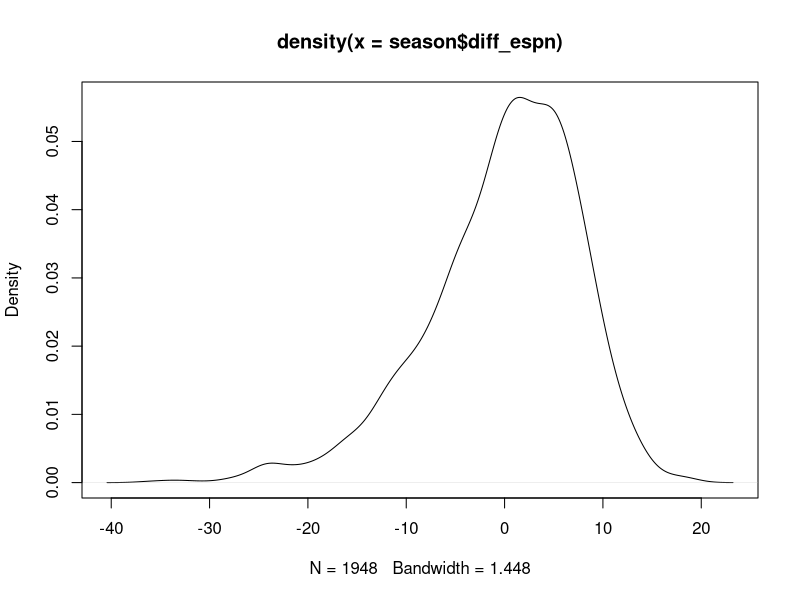
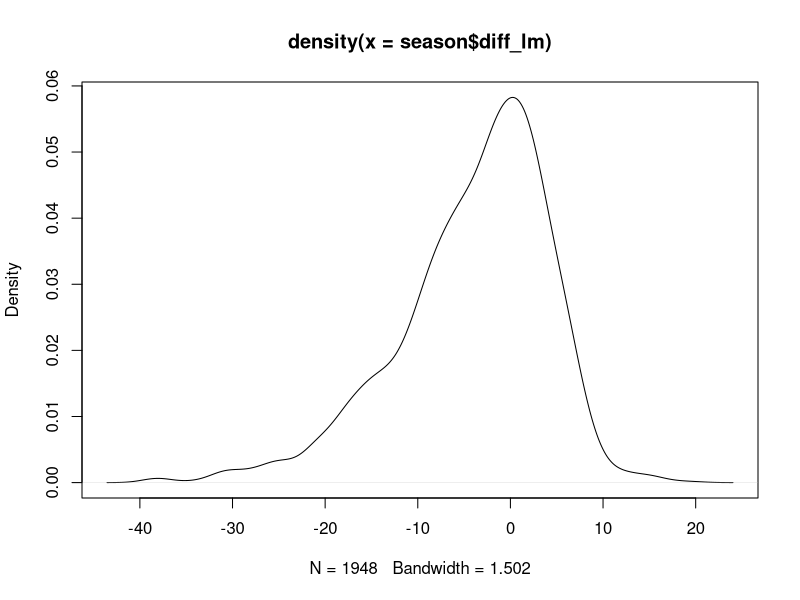
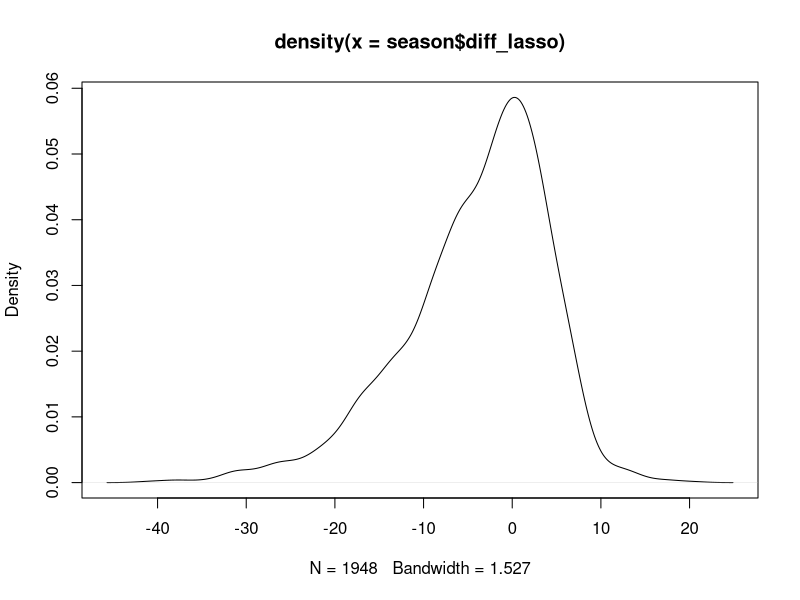
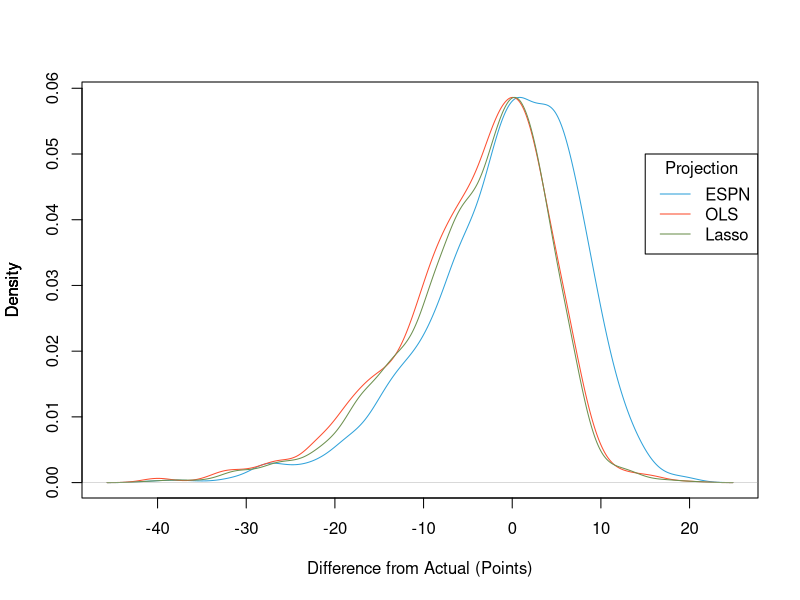

Write R code to recreate these figures, in order. (Note: this script raises an error after producing the figures.)
## -- 2019 ESPN projections

## -- Load packages
library(tidyverse)
library(vroom)

setwd("C:/Users/darre/Documents/_cornell 20-21/orie 4741/dream-team/projections_2019")

## -- Load data
data <- vroom("2019projections.csv")

data <- data %>% 
        select(-c(...1, Team)) %>% 
        rename(Pos_FF = Pos)

# proj <- vroom("points_proj.csv")
proj <- vroom("points_proj_impute.csv")

proj <- proj %>% 
        rename(Week = week) %>% 
        filter(season == 2019) %>% 
        select(-season)

# proj$std_lm[proj$std_lm < 0] <- 0 # 0 for nonnegative values
# proj$std_lm <- round(proj$std_lm) # round
# proj$std_lasso[proj$std_lasso < 0] <- 0
# proj$std_lasso <- round(proj$std_lasso)

season <- data %>%
            inner_join(proj, by = c("Player", "Week")) %>% 
            arrange(Week, desc = T)

# take differences
season <- season %>% 
        mutate(diff_espn = Proj - Actual,
                diff_lm = std_lm - Actual,
                diff_lasso = std_lasso - Actual)

# -- draw histograms for errors
hi_espn <- hist(season$diff_espn, 
        breaks = 40,
        xlab  = "Difference from Actual (Points)",
        main  = "Histogram of 2019 NFL Season Fantasy Projections",
        plot = F)
hi_orie_ols <- hist(season$diff_lm, 
        breaks = 40,
        xlab  = "Difference from Actual (Points)",
        main = "Histogram of 2019 NFL Season Fantasy Projections",
        plot = F)
hi_orie_lasso <- hist(season$diff_lasso, 
        breaks = 40,
        xlab  = "Difference from Actual (Points)",
        main = "Histogram of 2019 NFL Season Fantasy Projections",
        plot = F)

den_espn <- plot(density(season$diff_espn))
den_orie_ols <- plot(density(season$diff_lm))
den_orie_lasso <- plot(density(season$diff_lasso))

c1 <- adjustcolor("#30a2da", alpha.f = 0.5)
c2 <- adjustcolor("#fc4f30", alpha.f = 0.5)
c3 <- adjustcolor("#6d904f", alpha.f = 0.5)

c4 <- adjustcolor("#30a2da")
c5 <- adjustcolor("#fc4f30")
c6 <- adjustcolor("#6d904f")

# png(height = 500, width = 500, file = "hist_2019_ols.png", type = "cairo")

# plot(hi_espn, col = c1,
#     xlab  = "Difference from Actual (Points)",
#     main = "Histogram of 2019 NFL Season Fantasy Projection Accuracy")
# plot(hi_orie_ols, add = T, col = c2)
# # plot(hi_orie_lasso, add = T, col = c3)
# legend(15, 100, legend = c("ESPN", "Dream Team OLS"),
# #, "Dream Team Lasso"),
#         col = c("#30a2da", "#fc4f30"), 
# #"#6d904f"),
#         title = "Projection",
#         lty = 1)

# dev.off()

# png(height = 500, width = 500, file = "hist_2019_lasso.png", type = "cairo")

# plot(hi_espn, col = c1,
#     xlab  = "Difference from Actual (Points)",
#     main = "Histogram of 2019 NFL Season Fantasy Projection Accuracy")
# plot(hi_orie_lasso, add = T, col = c3)
# # plot(hi_orie_lasso, add = T, col = c3)
# legend(15, 100, legend = c("ESPN", "Dream Team Lasso"),
# #, "Dream Team Lasso"),
#         col = c("#30a2da", "#6d904f"), 
# #"#6d904f"),
#         title = "Projection",
#         lty = 1)

# dev.off()

## put density together on one
# png(height = 500, width = 500, file = "hist_2019_density.png",
#        type = "cairo")
plot(density(season$diff_espn), col = c4, main = "", axes = F, sub = "", xlab = "")
par(new = T)
plot(density(season$diff_lm), col = c5, main = "", axes = F, sub = "", xlab = "")
par(new = T)
plot(density(season$diff_lasso), col = c6, main = "", xlab  = "Difference from Actual (Points)")
legend(15, 0.05, legend = c("ESPN", "OLS", "Lasso"),
#, "Dream Team Lasso"),
        col = c("#30a2da", "#fc4f30", "#6d904f"), 
#"#6d904f"),
        title = "Projection",
        lty = 1)
# dev.off()

(sum((data["Proj"] - data["Actual"])^2, na.rm = T))/nrow(!is.na(data["Proj"] - data["Actual"]))




b <- min(c(season$diff_espn,season$diff_lm, season$diff_lasso)) - 0.001 # Set the minimum for the breakpoints
e <- max(c(season$diff_espn,season$diff_lm, season$diff_lasso)) # Set the maximum for the breakpoints
ax <- pretty(b:e, n = 40) # Make a neat vector for the breakpoints
ax


hi_espn <- hist(season$diff_espn, 
        breaks = ax,
        xlab  = "Difference from Actual (Points)",
        main  = "Histogram of 2019 NFL Season Fantasy Projections",
        plot = F)
hi_orie_ols <- hist(season$diff_lm, 
        breaks = ax,
        xlab  = "Difference from Actual (Points)",
        main = "Histogram of 2019 NFL Season Fantasy Projections",
        plot = F)
hi_orie_lasso <- hist(season$diff_lasso, 
        breaks = ax,
        xlab  = "Difference from Actual (Points)",
        main = "Histogram of 2019 NFL Season Fantasy Projections",
        plot = F)


## put histograms together on one
png(height = 500, width = 500, file = "hist_2019_ols.png",
        type = "cairo")
# par(mfcol=c(1,2))
plot(hi_espn, col = c1,
    xlab  = "Difference from Actual (Points)",
    main = "")
    #main = "Histogram of 2019 NFL Season Fantasy Projection Accuracy")
plot(hi_orie_ols, add = T, col = c2)
# plot(hi_orie_lasso, add = T, col = c3)
legend(-35, 100, legend = c("ESPN", "OLS"),
#, "Dream Team Lasso"),
        col = c("#30a2da", "#fc4f30"), 
#"#6d904f"),
        title = "Projection",
        lty = 1)
dev.off()

png(height = 500, width = 500, file = "hist_2019_lasso.png",
        type = "cairo")
plot(hi_espn, col = c1,
    xlab  = "Difference from Actual (Points)",
    main = "")
    #,
    #main = "Histogram of 2019 NFL Season Fantasy Projection Accuracy")
plot(hi_orie_lasso, add = T, col = c3)
# plot(hi_orie_lasso, add = T, col = c3)
legend(-35, 100, legend = c("ESPN", "Lasso"),
#, "Dream Team Lasso"),
        col = c("#30a2da", "#6d904f"), 
#"#6d904f"),
        title = "Projection",
        lty = 1)
dev.off()

# ## put histograms together on one
# png(height = 500, width = 1000, file = "hist_2019_combined.png",
#         type = "cairo")
# par(mfcol=c(1,2))
# plot(hi_espn, col = c1,
#     xlab  = "Difference from Actual (Points)",
#     main = "")
#     #main = "Histogram of 2019 NFL Season Fantasy Projection Accuracy")
# plot(hi_orie_ols, add = T, col = c2)
# # plot(hi_orie_lasso, add = T, col = c3)
# legend(15, 100, legend = c("ESPN", "OLS"),
# #, "Dream Team Lasso"),
#         col = c("#30a2da", "#fc4f30"), 
# #"#6d904f"),
#         title = "Projection",
#         lty = 1)
# plot(hi_espn, col = c1,
#     xlab  = "Difference from Actual (Points)",
#     main = "")
#     #,
#     #main = "Histogram of 2019 NFL Season Fantasy Projection Accuracy")
# plot(hi_orie_lasso, add = T, col = c3)
# # plot(hi_orie_lasso, add = T, col = c3)
# legend(15, 100, legend = c("ESPN", "Lasso"),
# #, "Dream Team Lasso"),
#         col = c("#30a2da", "#6d904f"), 
# #"#6d904f"),
#         title = "Projection",
#         lty = 1)
# dev.off()


sum(abs(season$diff_espn), na.rm = T)
sum(abs(season$diff_lm), na.rm = T)
sum(abs(season$diff_lasso), na.rm = T)

# for imputed
# [1] 11672.51
# [1] 12878.57
# [1] 13019.43

# # for base
# [1] 11672.51
# [1] 13069.76
# [1] 13228.3

season_stats <- season %>% 
    group_by(Week) %>% 
    summarize(mean_e = mean(diff_espn),
                mean_o = mean(diff_lm),
                mean_l = mean(diff_lasso),
                sum_e = sum(diff_espn),
                sum_o = sum(diff_lm),
                sum_l = sum(diff_lasso),
                sum_abs_e = sum(abs(diff_espn), na.rm = T),
                sum_abs_o = sum(abs(diff_lm), na.rm = T),
                sum_abs_l = sum(abs(diff_lasso), na.rm = T))


season %>% filter(!is.na(Actual))

season_stats

theme_set(theme_bw())
theme_update(text = element_text(size=12),
panel.grid.major = element_blank(),
panel.grid.minor = element_blank(),
strip.background = element_blank()
)

png(height=428, width=534, file="espn_2019_impute.png", type = "cairo")
ggplot(data = season_stats,
        mapping = aes(x = Week)) +
        geom_line(aes(y = sum_abs_e, color = "blue"), size = 1.2) +
        geom_line(aes(y = sum_abs_o, color = "red"), size = 1.2) +
        geom_line(aes(y = sum_abs_l, color = "green"), size = 1.2) +
        scale_color_manual(name = "Projection",
        values = c("blue" = "#30a2da", "red" = "#fc4f30",
                "green" = "#6d904f"),
        labels = c("ESPN", "OLS", "Lasso")) +
        # labs(title = "2019 NFL Season Fantasy Projections (Imputed Data)") +
        ylab("Sum of Absolute Difference from Actual (Points)") +
        scale_x_continuous(breaks = seq(1, 16, 1))
dev.off()